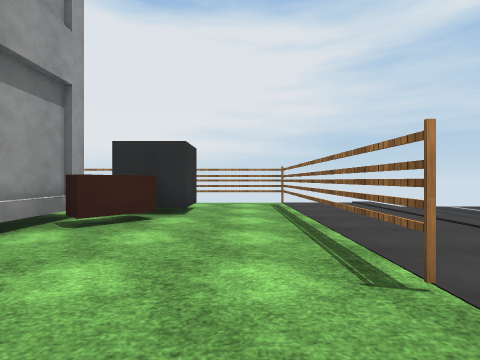
View 1 (above)

20 first-person views from a walk through a scene from a Unity 3-D project. The camera is 1.3 m above the floor, looks level and sees 85° across. The floor is counted in squares, 2 m on a side. Each view is taken from the middle of a square. On the plan, view 1 faces up. The plan holds only what a view shows up to about 9 squares ahead; the rest is blank. The place goes on beyond the plan. The player is left out. Some animated figures are left out. Some surface patterns are stand-ins.

View 2
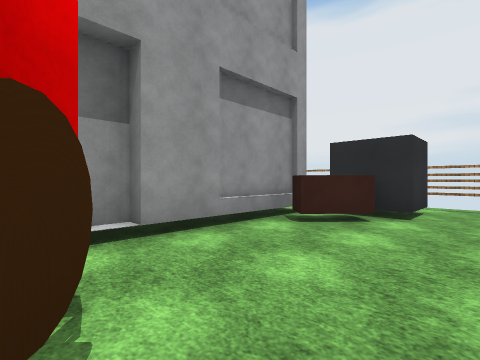

View 3
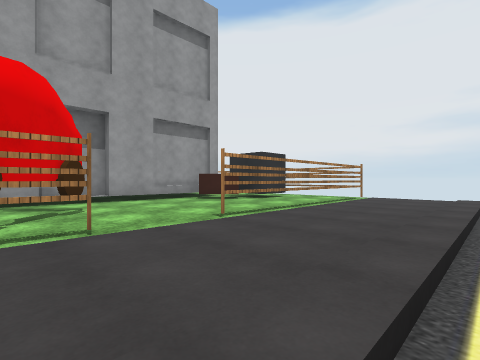

View 4
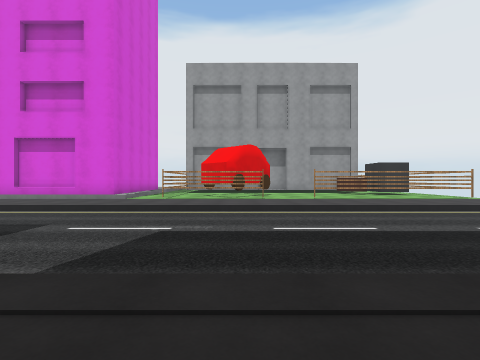

View 5
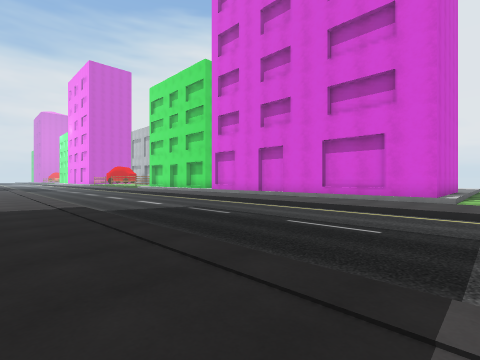

View 6
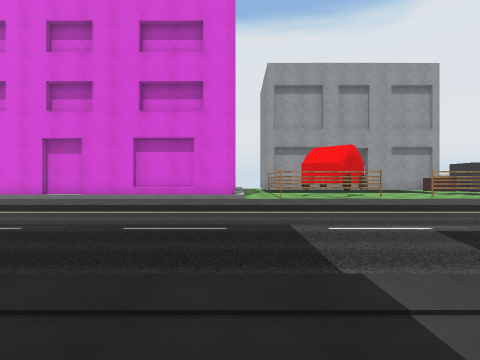

View 7
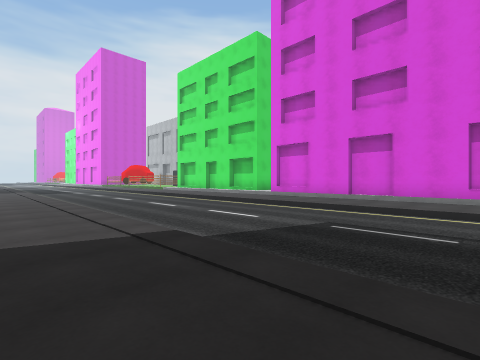

View 8
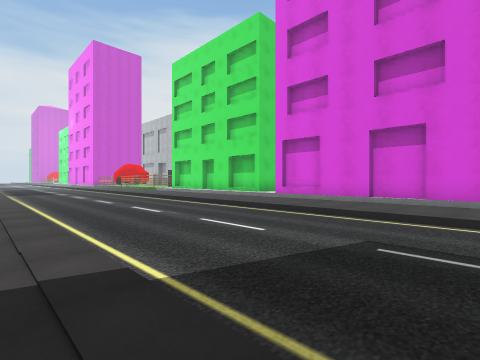

View 9
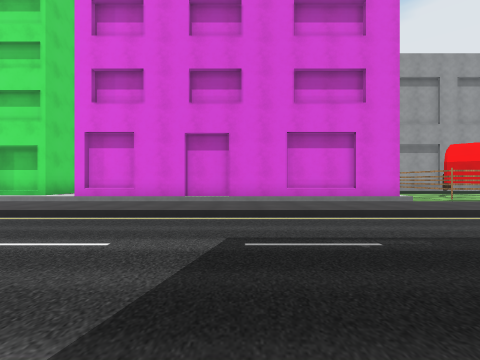

View 10
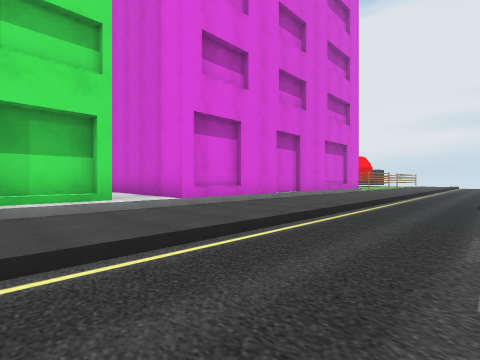

View 11
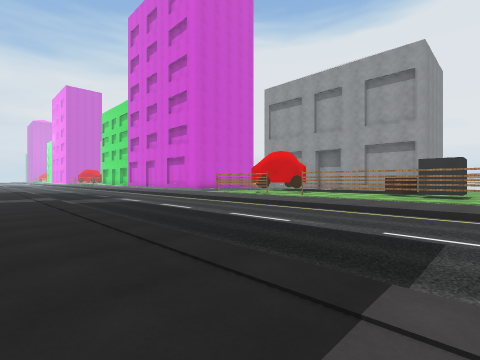

View 12
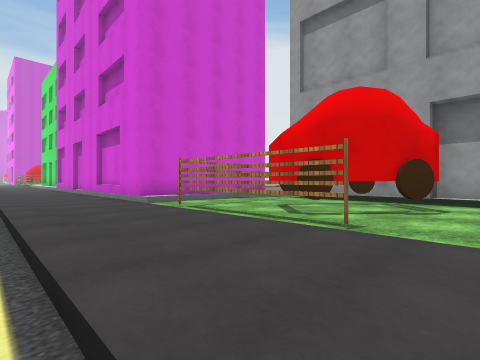

View 13
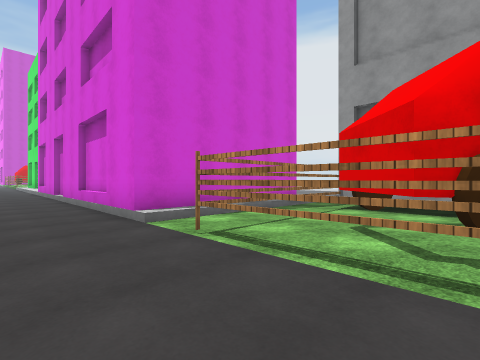

View 14
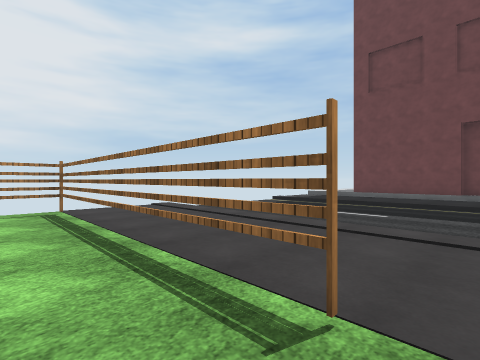

View 15
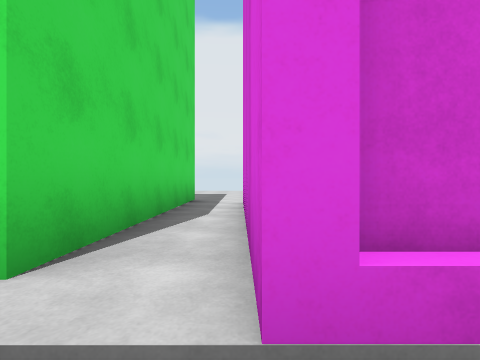

View 16
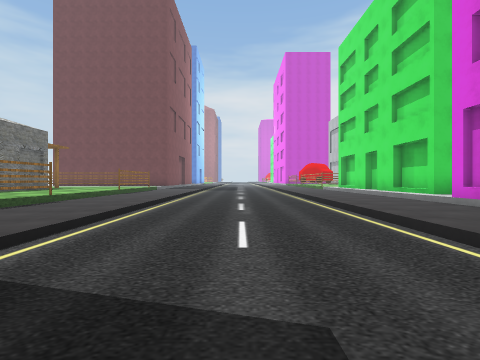

View 17
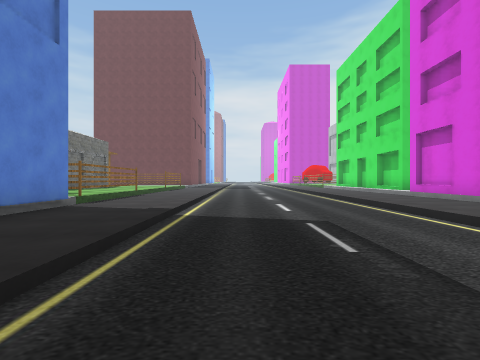

View 18
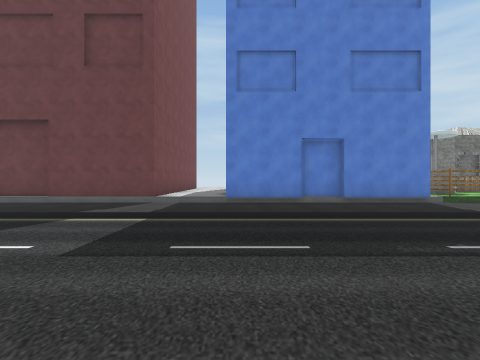

View 19
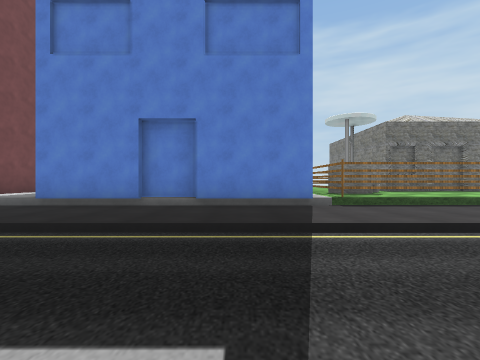

View 20
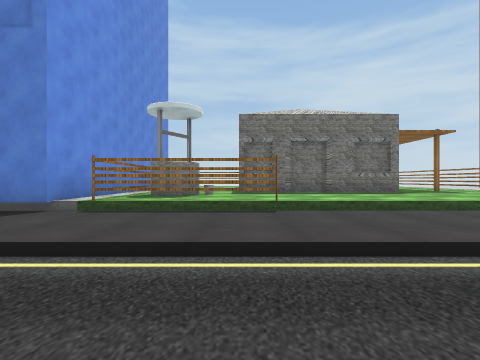

### Floor plan
Key: @ floor where view 1 was taken; # wall or solid block; . main floor; : floor 0.25 m higher than the main floor; + floor 0.5 m higher than the main floor; / step, stairs or slope; = window, fence, low wall or low ledge; B box.
Columns run from 7 left of view 1 to 14 right of it. Each row starts with its distance up from view 1.
  7       # #::.....::
  6      BB:#::.....::
  5     #BB:#::.....::
  4     #B::#::.....::
  3     #:::#::.....::#
  2    ##:::#::.....::#
  1    #+::::::.....::#
  0    ##:#@:::.....::#
 -1     #####::.....::#
 -2     #####::.....::#
 -3     #####::.....::#
 -4    ::===:::.....::
 -5    //////::.....::
 -6     #####::.....::#
 -7         #::.....::#
 -8         #::.....::#
 -9         #::.....::#
-10         #::.....::#
-11         #::.....::#
-12         #::.....::###
-13         #::.....::=+#
-14         #::.....::/+##
-15 ++++#####::.....::/++#
-16 ++++++++/::.....::/++#
-17    #####/::.....::/++#
-18        #/::.....::/++#

Positions as (right, up) in squares from view 1, and headings:
1: (0, 0), facing up
2: (0, 0), facing up-left
3: (4, -1), facing up-left
4: (10, -1), facing left
5: (10, -4), facing down-left
6: (10, -5), facing left
7: (10, -8), facing down-left
8: (9, -9), facing down-left
9: (9, -10), facing left
10: (6, -18), facing up-left
11: (10, 7), facing down-left
12: (4, 1), facing down-left
13: (3, -1), facing down-left
14: (0, 1), facing up-right
15: (2, -15), facing left
16: (6, -9), facing down
17: (7, -6), facing down
18: (3, -6), facing right
19: (5, -10), facing right
20: (6, -15), facing right
